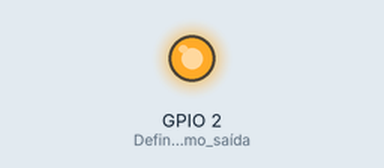
Recording of a sketch running on a simulated ESP32. Shown: output pins drawn as LEDs (lit = HIGH). No radio packets arrive unless stated; what the sketch prints to the serial monitor is not drawn.

Above: at 2.5 s.
At 10.0 s:
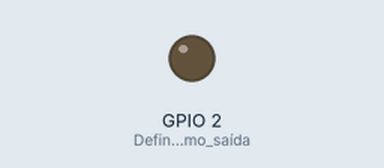
Timing chart, 0 to 19.5 s (numbered marks = the images above):
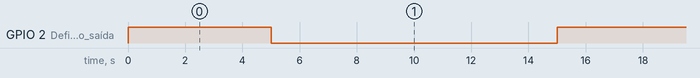

The sketch:

Teste_ESP32_Transmissao_NRF24L01.ino
```cpp
//Importação das bibliotecas utilizadas
#include <SPI.h>
#include <nRF24L01.h>
#include <RF24.h>

// Definição dos pinos do NRF24L01 para ESP32
#define CE_PIN 4
#define CSN_PIN 5
#define SCK 18
#define MISO 19
#define MOSI 23

RF24 radio(CE_PIN, CSN_PIN);
const byte address[6] = "00001"; //Define o endereço de comunicação
bool alternar = false; //Define a variável de controle

void setup() {
  Serial.begin(115200); //Inicia o Monitor serial com uma taxa de 115200
  SPI.begin(SCK, MISO, MOSI, CSN_PIN);  // Inicializa SPI no ESP32
  radio.begin(); //Inicializa o módulo NRF24L01 e configura a comunicação SPI para começar a operar.
  radio.setPALevel(RF24_PA_MIN); //Define o nível de potência de transmissão como mínimo (menor alcance e consumo)
  radio.openWritingPipe(address); //Define o endereço do canal de transmissão
  radio.stopListening(); //Desativa o modo de recepção

  pinMode(2, OUTPUT); //Define o LED como saída
}

void loop() {
  digitalWrite(2, LOW); //Apaga o LED ao entrar no loop
  const char* text; //Define a variável texto

  //Laço condicional, sempre que alterar for true, envia a mensagem correta, quando
  //é false, envia a mensagem incorreta
  if (alternar) {
    text = "Mensagem ESP32"; // Mensagem correta
  } else {
    text = "Mensagem BlaBla"; // Mensagem errada
  }
  bool sucesso = radio.write(text, strlen(text) + 1); // Envia mensagem

  if (sucesso) { //Caso a mensagem tenha sido enviada corretamente
    digitalWrite(2, HIGH); //Acende-se o led verde
    Serial.println("Mensagem enviada com sucesso!");//Emissão de mensagem de sucesso
    delay(5000);//Delay de 5 segundos
  }
  else { //Caso a mensagem não tenha sido enviada corretamente
    Serial.println("Falha ao enviar mensagem.");//Emissão de mensagem de erro
    delay(5000);//Delay de 5 segundos
  }
  alternar = !alternar;//Muda o valor da variável para alteranar a mensagem a ser enviada
  digitalWrite(2, LOW);//Apaga o led
  delay(10000);//Delay de 10 segundos
}
```

Measured:
- by itself, GPIO 2 (Define_o_LED_como_saída): alternates HIGH for 5.0 s and LOW for 10.0 s
